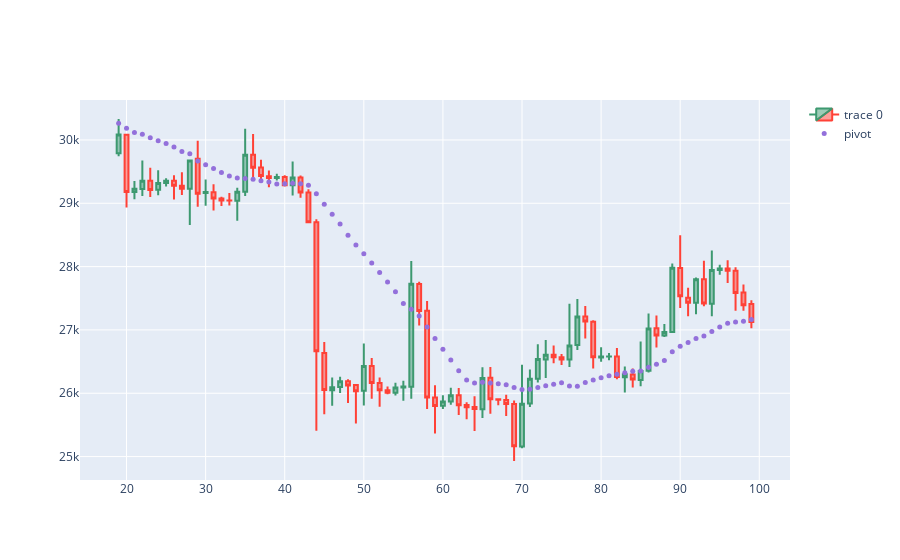

Source (notebook cell):
### Code cell
import plotly.graph_objects as go

dfpl = data[:]
fig = go.Figure(data=[go.Candlestick(x=dfpl.index,
                open=dfpl['Open'],
                high=dfpl['High'],
                low=dfpl['Low'],
                close=dfpl['Close'])])

fig.add_scatter(x=dfpl.index, y=dfpl['SMA'], mode="markers",
                marker=dict(size=5, color="MediumPurple"),
                name="pivot")
fig.update_layout(xaxis_rangeslider_visible=False)
fig.show()
